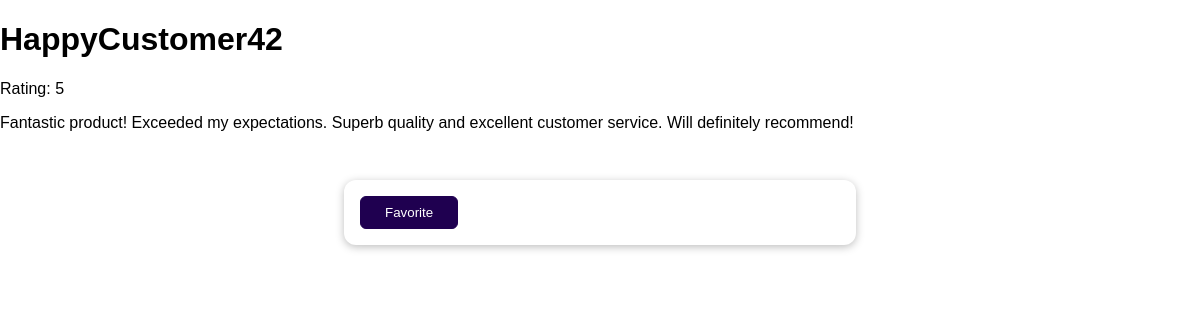
/reviews/1, run on the app's committed database.
### reviews/models.py (models this page shows)
class Review(models.Model):
    user_name = models.CharField(max_length=100)
    review_text = models.TextField()
    rating = models.IntegerField()
    owner_comment = models.TextField(null=True)

### reviews/views.py (the view)
# urls.py: path('reviews/<int:pk>', views.SingleReviewView.as_view())
class SingleReviewView(DetailView):
    template_name = "reviews/single_review.html"
    model = Review
    def get_context_data(self, **kwargs):
        context = super().get_context_data(**kwargs)
        loaded_review = self.object
        request = self.request
        favorite_id = request.session.get("favorite_review")
        context["is_favorite"] = favorite_id == str(loaded_review.id)
        return context

### reviews/templates/reviews/single_review.html (shortened to what this page needs)
{% extends "reviews/base.html" %}
{% block content %}
<h1>{{ review.user_name }}</h1>
<p>Rating: {{ review.rating }}</p>
<p>{{ review.review_text }}</p>
{% if is_favorite %}
<p>This is my favorite!</p>
{% else %}
<form action="/reviews/favorite" method="POST">
  <button>Favorite</button>
</form>
{% endif %}
{% endblock %}

### reviews/static/reviews/style.css (style rules this page uses)
body { font-family: sans-serif; margin: 0; }
form { margin: 3rem auto; width: 90%; max-width: 30rem; padding: 1rem; border-radius: 12px; background-color: white; box-shadow: 0 2px 8px rgba(0, 0, 0, 0.26); }
button { cursor: pointer; padding: 0.5rem 1.5rem; border-radius: 6px; background-color: #1f0050; color: white; border: 1px solid #1f0050; }

### data on the page
Review: user_name "HappyCustomer42", rating "5", review_text "Fantastic product! Exceeded my expectations. Superb quality and excellent customer service. Will definitely recommend!"
